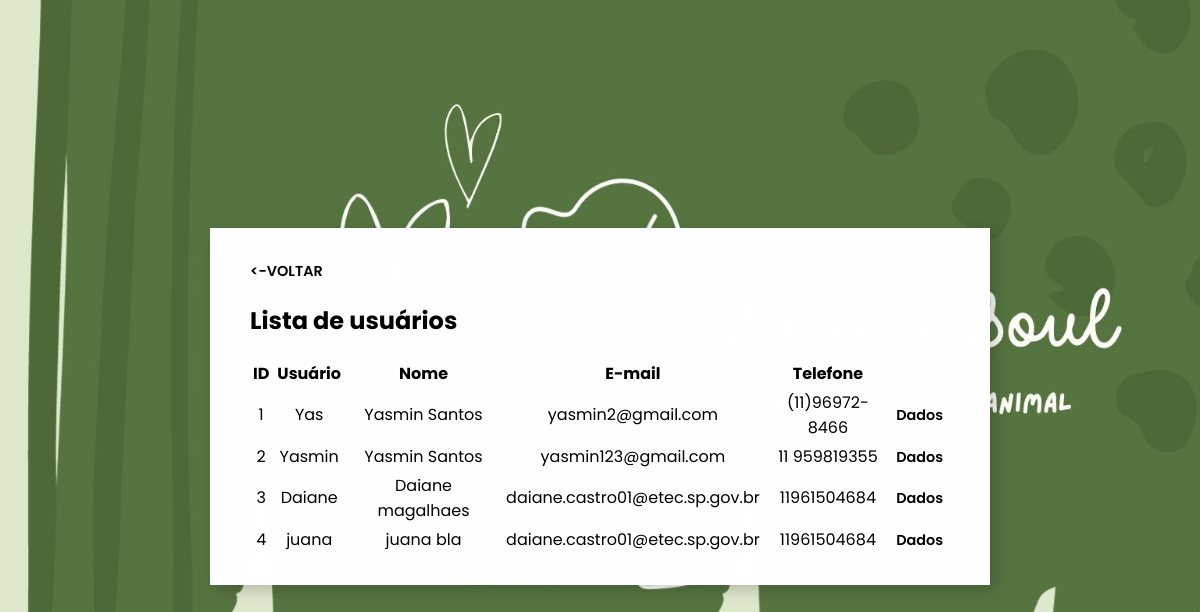
The page /adm/usuario/listagem.php on the database its author committed.
### tables this page shows
CREATE table user (
    id_user INT PRIMARY KEY NOT NULL AUTO_INCREMENT,
    usuario VARCHAR(50),
    nome VARCHAR(50),
    email VARCHAR(40),
    telefone VARCHAR(20),
    senha VARCHAR(100),
    foto VARCHAR(100),
    cep VARCHAR(8),
    pais VARCHAR(20),
    estado VARCHAR(5),
    cidade VARCHAR(50),
    bairro VARCHAR(30),
    rua VARCHAR(50),
    numero VARCHAR(10)
);

### adm/usuario/listagem.php (the view, shortened to what this page needs)
<!DOCTYPE html>
<html lang="en">
<head>
</head>
</head>
<body>
<main>
    <div class='encontro' > <a href="../index.html"><-VOLTAR</a>
        <h2>Lista de usuários</h2>
<?php
    include_once("../../conexaoBD.php");
    $sql= "SELECT * FROM user";
    $instrucao = mysqli_query($conexao,$sql);
    foreach ($instrucao as $exibe)
    {
         echo "
        <table>
            <tr>
                <th align='center'>ID</th>
                <th> </th>
                <th align='center'>Usuário</th>
                <th></th>
                <th align='center'>Nome</th>
                <th></th>
                <th align='center'>E-mail</th>
                <th></th>
                <th align='center'>Telefone</th>
                <th></th>
            </tr>";
        foreach ($instrucao as $exibe)
        {
            echo "
            <tr>
                <td align='center'>".$exibe['id_user']."</td>
                <td></td>
                <td align='center'>".$exibe['usuario']."</td>
                <td></td>
                <td align='center'>".$exibe['nome']."</td>
                <td></td>
                <td align='center'>".$exibe['email']."</td>
                <td></td>
                <td align='center'>".$exibe['telefone']."</td>
                <td></td>
                <td align='center'><a href='pag.php?&codigo=".$exibe['id_user']."'>Dados</a></td>
                <td></td>
            </tr>
            ";
        }
        echo"</div>
        </main>
        </body>
        </html>
        ";
    }
?>

### adm/usuario/listagem.php (style rules this page uses)
main { display: flex; align-items: center; justify-content: center; padding: 20px; min-height: 10vh; }
body { font-family: 'Poppins'; background-size:1500px 900px; background-image:url(../../index/imgs/fundo-s.jpg); }
a { font-size: 0.9rem; text-decoration:none; font-size: 0.9rem; font-weight:600; color: black; }
.encontro { box-shadow: 5px 5px 15px rgba(0, 0, 0, 0.2); width: 700px; margin-top: 200px; font-family: 'Poppins', sans-serif; background-color: rgba(255, 255, 255, 0.993); padding: 30px 40px; text-align: justify; }

### rows shown on the page
user: id_user "1", usuario "Yas", nome "Yasmin Santos", email "yasmin2@gmail.com", telefone "(11)96972-8466"
user: id_user "2", usuario "Yasmin", nome "Yasmin Santos", email "yasmin123@gmail.com", telefone "11 959819355"
user: id_user "3", usuario "Daiane", nome "Daiane magalhaes", email "daiane.castro01@etec.sp.gov.br", telefone "11961504684"
user: id_user "4", usuario "juana", nome "juana bla", email "daiane.castro01@etec.sp.gov.br", telefone "11961504684"
